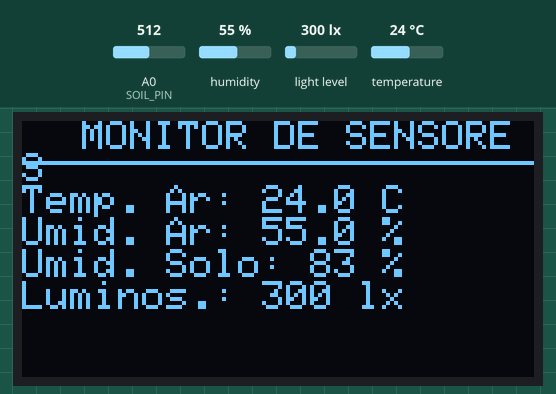
This sketch was run on a simulated Arduino Uno, built with avr-gcc and run on an emulated ATmega328P. Parts: 128×64 one-colour display. The inputs (shaded band) are chosen by the test bench; at power-on: humidity 55 %, light level 300 lx, A0 (SOIL_PIN) = 512, temperature 24 °C. What the sketch prints to the serial monitor is not drawn.

Above: at 2.9 s.
3.0 s: humidity set to 22 %
At 5.4 s:
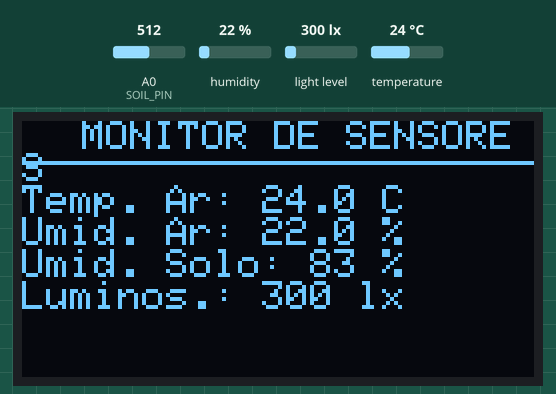
5.8 s: light level set to 40 lx
At 7.0 s:
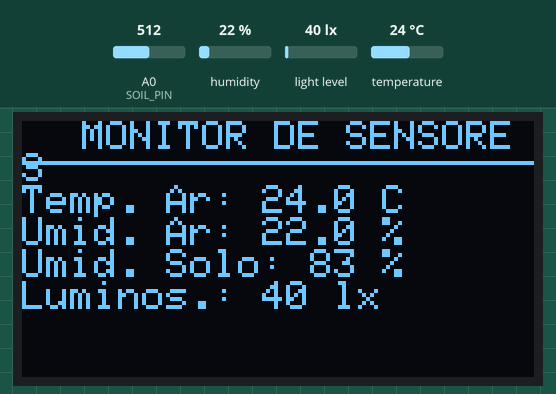
8.6 s: A0 (SOIL_PIN) set to 716
At 10.9 s:
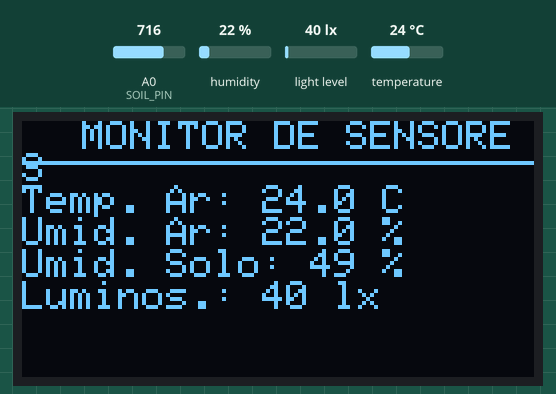
11.8 s: temperature set to 12 °C
At 13.4 s:
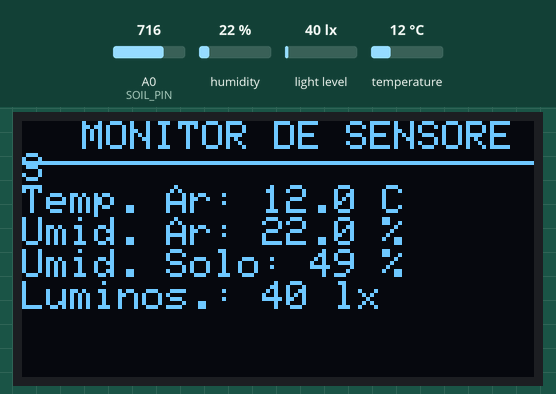
14.6 s: light level set to 500 lx
At 17.3 s:
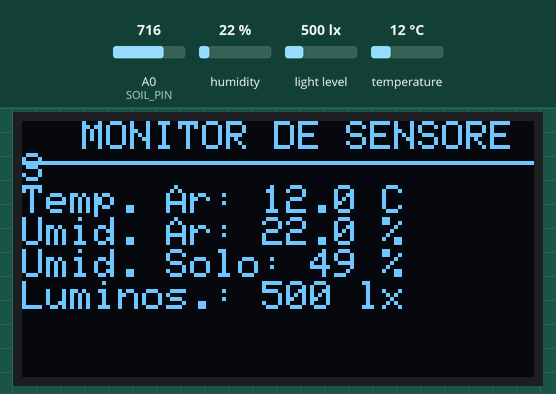
18.0 s: A0 (SOIL_PIN) set to 992
At 19.8 s:
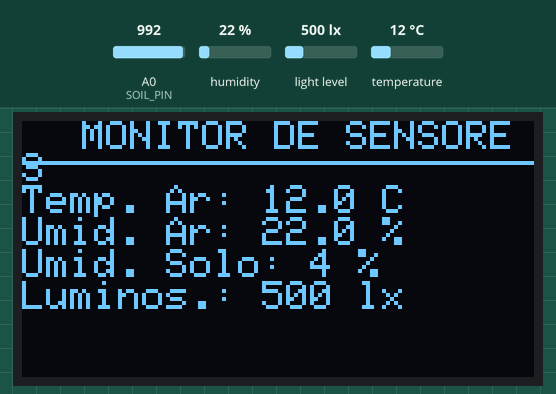
Timing chart, 0 to 21.3 s (numbered marks = the images above; inputs shaded):
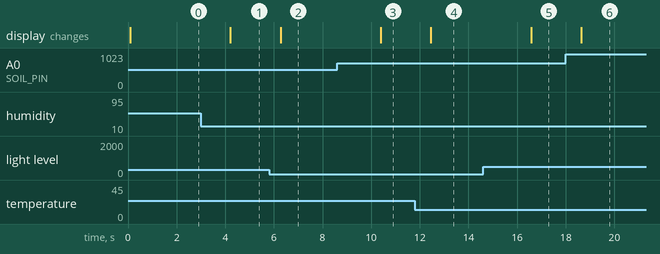

Measured:
- after the input at 3.0 s, the display: changes after 1.2 s (image 1)
- after the input at 5.8 s, the display: changes after 0.47 s (image 2)
- after the input at 8.6 s, the display: changes after 1.8 s (image 3)
- after the input at 11.8 s, the display: changes after 0.65 s (image 4)
- after the input at 14.6 s, the display: changes after 2.0 s (image 5)
- after the input at 18.0 s, the display: changes after 0.63 s (image 6)

The sketch:

CuruMaker.ino
```cpp
/************************************
* Parque Tecnológico de Santo André *
* Rede Ciência Cidadã               *
* Estação Meteorológica Maker       *
* Autor: Matheus Valadares Teixeira *
* ***********************************/

// Bibliotecas Obrigatórias
#include <Wire.h>
#include <Adafruit_GFX.h>
#include <Adafruit_SSD1306.h>
#include <DHT.h>
#include <BH1750.h>

// Configurações da Tela OLED
#define SCREEN_WIDTH 128 // Largura do display em pixels
#define SCREEN_HEIGHT 64 // Altura do display em pixels
#define OLED_RESET    -1 // Reset compartilhado com o Arduino
Adafruit_SSD1306 display(SCREEN_WIDTH, SCREEN_HEIGHT, &Wire, OLED_RESET);

// Configurações do DHT11
#define DHTPIN 2       // Pino digital conectado ao DHT11
#define DHTTYPE DHT11   // Definindo o modelo do sensor
DHT dht(DHTPIN, DHTTYPE);

// Configurações do GY-30 (BH1750)
BH1750 lightMeter;

// Configurações do Sensor de Umidade do Solo Capacitivo
const int SOIL_PIN = A0;

// VALORES DE CALIBRAÇÃO DO SOLO (Ajuste conforme o seu sensor)
// Deixe o sensor no ar seco e anote o valor -> coloque em VALOR_SECO
// Coloque o sensor em um copo d'água e anote o valor -> coloque em VALOR_UMIDO
const int VALOR_SECO = 1020;
const int VALOR_UMIDO = 410;

void setup() {
  Serial.begin(9600);

  // Inicializa a comunicação I2C
  Wire.begin();

  // Inicializa o Display OLED (Endereço padrão costuma ser 0x3C)
  if(!display.begin(SSD1306_SWITCHCAPVCC, 0x3C)) {
    Serial.println(F("Falha ao inicializar a tela OLED. Verifique as conexões!"));
    for(;;); // Trava o código aqui se não achar a tela
  }

  display.clearDisplay();
  display.setTextColor(SSD1306_WHITE); //O modelo escolhido foi de visor branco
  display.setTextSize(1);

  // Inicializa o DHT11
  dht.begin();

  // Inicializa o GY-30
  if (lightMeter.begin(BH1750::CONTINUOUS_HIGH_RES_MODE)) {
    Serial.println(F("GY-30 inicializado com sucesso."));
  } else {
    Serial.println(F("Erro ao inicializar o GY-30."));
  }
}

void loop() {
  // --- Leitura do DHT11 ---
  float umidadeAr = dht.readHumidity();
  float tempAr = dht.readTemperature();

  // --- Leitura da Luminosidade (GY-30) ---
  float lux = lightMeter.readLightLevel();

  // --- Leitura do Sensor de Solo ---
  int soloRaw = analogRead(SOIL_PIN);
  // Converte a leitura analógica para porcentagem invertida (pois sensores capacitivos diminuem o valor analógico quanto mais úmido o solo está)
  int umidadeSolo = map(soloRaw, VALOR_SECO, VALOR_UMIDO, 0, 100);
  // Garante que o valor fique estritamente entre 0% e 100%
  umidadeSolo = constrain(umidadeSolo, 0, 100);

  // --- Verificação de erro no DHT ---
  if (isnan(umidadeAr) || isnan(tempAr)) {
    Serial.println(F("Falha na leitura do sensor DHT11!"));
    tempAr = 0;
    umidadeAr = 0;
  }

  // --- Atualização da Tela OLED ---
  display.clearDisplay();

  // Título / Cabeçalho
  display.setTextSize(1);
  display.setCursor(15, 0);
  display.print("MONITOR DE SENSORES");
  display.drawFastHLine(0, 10, 128, SSD1306_WHITE); // Linha divisória

  // Exibição dos dados
  display.setCursor(0, 16);
  display.print("Temp. Ar: ");
  display.print(tempAr, 1);
  display.println(" C");

  display.print("Umid. Ar: ");
  display.print(umidadeAr, 1);
  display.println(" %");

  display.print("Umid. Solo: ");
  display.print(umidadeSolo);
  display.println(" %");

  display.print("Luminos.: ");
  display.print(lux, 0);
  display.println(" lx");

  // Envia tudo configurado para a tela física
  display.display();

  // Delay de 2 segundos antes da próxima atualização (o DHT11 precisa de pelo menos 2s entre leituras)
  delay(2000);
}
```
